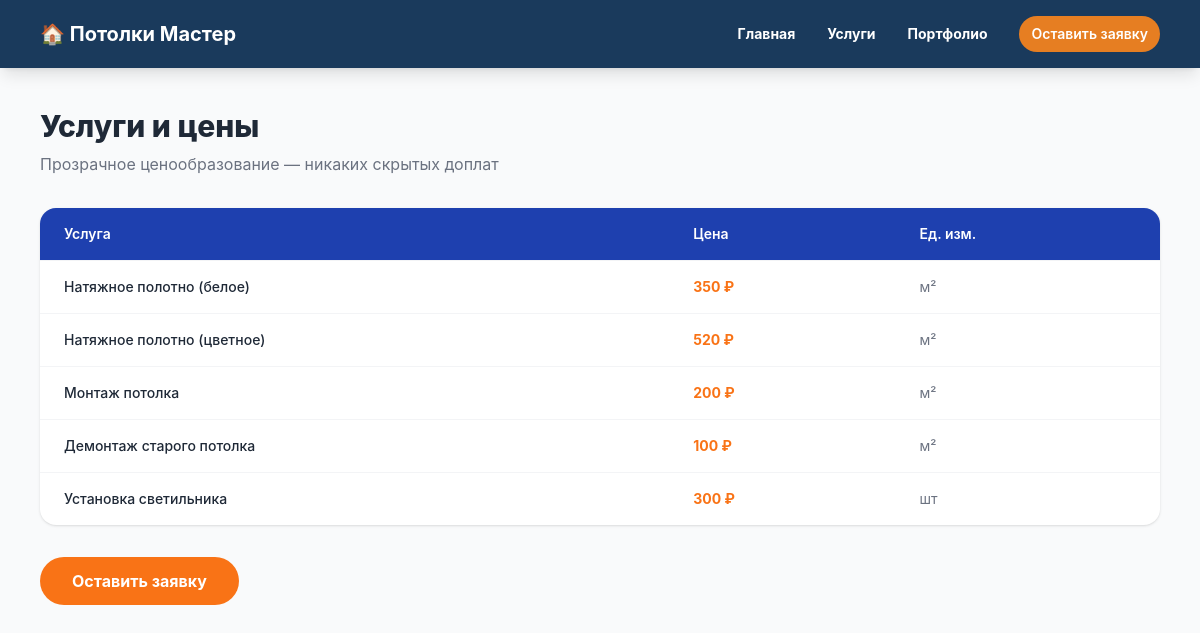
/services, run on the app's committed database.
### tables this page shows
CREATE TABLE services (
            id INTEGER PRIMARY KEY AUTOINCREMENT,
            name TEXT NOT NULL,
            price INTEGER NOT NULL,
            unit TEXT NOT NULL
        );

### app.py (the view)
@app.route('/services')
def services():
    conn = get_db()
    services = conn.execute('SELECT * FROM services').fetchall()
    conn.close()
    return render_template('services.html', services=services)

### database.py (called while the page is built)
def get_db():
    conn = sqlite3.connect('potolki.db')
    conn.row_factory = sqlite3.Row
    return conn

### templates/services.html (shortened to what this page needs)
{% extends "base.html" %}
{% block content %}
<h1 class="text-3xl font-extrabold text-gray-800 mb-2">Услуги и цены</h1>
<p class="text-gray-500 mb-8">Прозрачное ценообразование — никаких скрытых доплат</p>
<div class="bg-white rounded-2xl shadow overflow-hidden mb-8">
    <table class="w-full text-sm">
        <thead class="bg-blue-800 text-white">
            <tr>
                <th class="text-left px-6 py-4 font-semibold">Услуга</th>
                <th class="text-left px-6 py-4 font-semibold">Цена</th>
                <th class="text-left px-6 py-4 font-semibold">Ед. изм.</th>
            </tr>
        </thead>
        <tbody>
            {% for s in services %}
            <tr class="border-t border-gray-100 hover:bg-blue-50 transition">
                <td class="px-6 py-4 font-medium text-gray-800">{{ s.name }}</td>
                <td class="px-6 py-4 text-orange-500 font-bold">{{ s.price }} ₽</td>
                <td class="px-6 py-4 text-gray-500">{{ s.unit }}</td>
            </tr>
            {% endfor %}
        </tbody>
    </table>
</div>
<a href="/order" class="inline-block bg-orange-500 hover:bg-orange-600 text-white font-bold px-8 py-3 rounded-full transition">
    Оставить заявку
</a>
{% endblock %}

### templates/base.html (shortened to what this page needs)
<!DOCTYPE html>
<html lang="ru">
<head>
    <script src="https://cdn.tailwindcss.com"></script>
</head>
<body class="bg-gray-50 text-gray-800 font-sans">
    <header class="bg-brand-dark text-white shadow-lg sticky top-0 z-50">
        <div class="max-w-6xl mx-auto px-4 py-4 flex items-center justify-between">
            <a href="/" class="text-xl font-bold text-white hover:text-blue-200 transition">
                🏠 Потолки Мастер
            </a>
            <nav class="flex gap-8 text-sm font-medium">
                <a href="/" class="text-1x font-bold text-white hover:text-blue-200 transition mt-2">Главная</a>
                <a href="/" class="text-1x font-bold text-white hover:text-blue-200 transition mt-2">Услуги</a>
                <a href="/" class="text-1x font-bold text-white hover:text-blue-200 transition mt-2">Портфолио</a>
                <a href="/order" class="bg-brand-accent text-white px-3 py-2 rounded-full hover:opacity-90 transition font-semibold">
                    Оставить заявку
                </a>
            </nav>
        </div>
    </header>
    <main class="max-w-6xl mx-auto px-4 py-10 min-h-screen">
        {% block content %}{% endblock %}
    </main>
</body>
</html>

### data on the page
services: name "Натяжное полотно (белое)", price "350", unit "м²"
services: name "Натяжное полотно (цветное)", price "520", unit "м²"
services: name "Монтаж потолка", price "200", unit "м²"
services: name "Демонтаж старого потолка", price "100", unit "м²"
services: name "Установка светильника", price "300", unit "шт"
